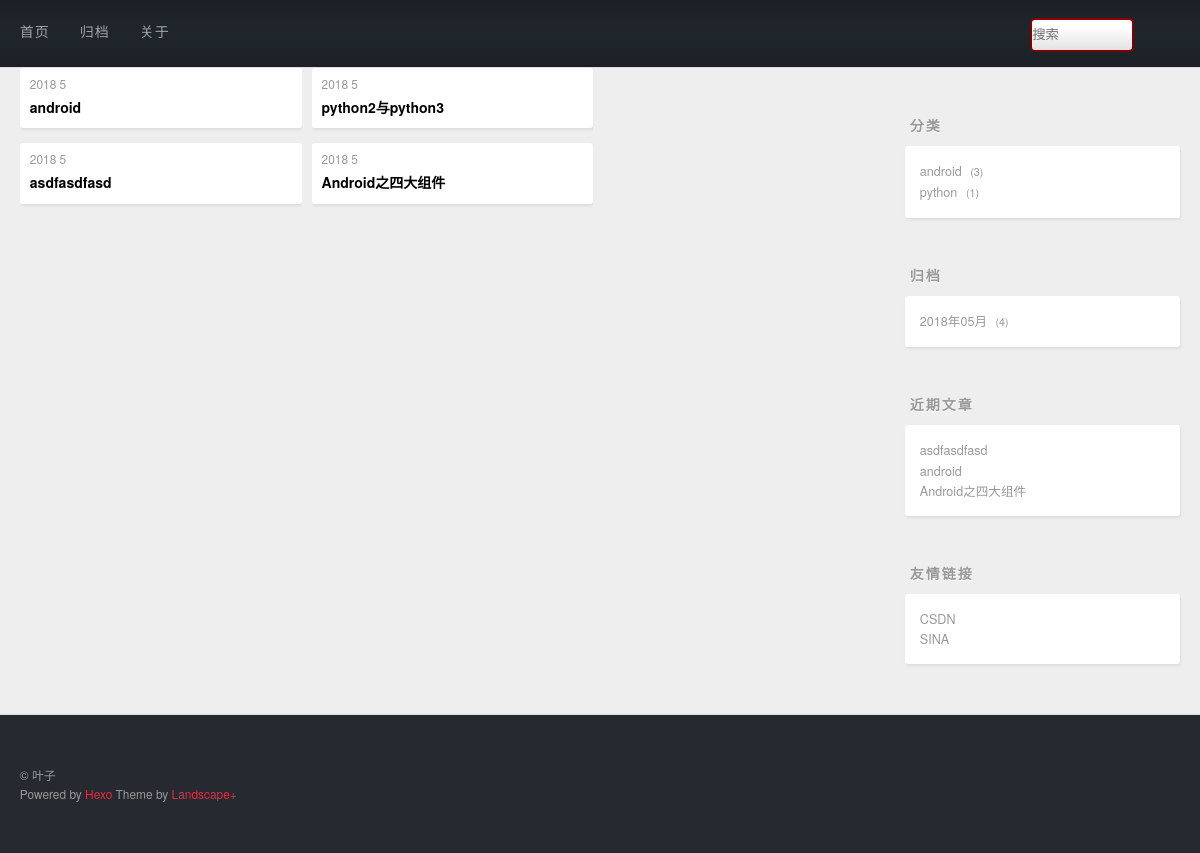
Page /archive/ on the committed database.
### post/models.py (models this page shows, shortened)
class Post(models.Model):
    title = models.CharField(max_length=100,unique=True,verbose_name='标题')
    desc = models.TextField(verbose_name='描述')
    content = models.TextField(verbose_name='内容')
    created = models.DateField(auto_now_add=True,verbose_name='创建时间')
    modified = models.DateTimeField(auto_now=True,verbose_name='修改时间')
    category = models.ForeignKey(Category,verbose_name='目录')
    tags = models.ManyToManyField(Tags,verbose_name='标签')
    class Meta:
        db_table = 't_post'
        verbose_name_plural='帖子'

### post/views.py (the view)
# urls.py: url(r'^archive/(\d{4})/(\d{2})$',views.archive_view),
def archive_view(request, year=None, month=None):
    if year and month:
        arch_posts = Post.objects.filter(created__year=year, created__month=month).order_by('-created')
    else:
        arch_posts = Post.objects.order_by('-created')
    return render(request, 'archive.html', {'arch_posts': arch_posts})

### post/contextprocessors.py (called while the page is built)
def getrightinfo(request):
    from django.db.models import Count
    cate_posts = Post.objects.values('category__cname', 'category').annotate(count=Count('*')).order_by('-count')
    from django.db import connection
    cursor = connection.cursor()
    archive_posts = cursor.execute("select created,count(*) as count from t_post group by strftime('%Y-%m',created) order by count desc")
    recent_posts = Post.objects.order_by('-id')[:3]
    return {
        'cate_posts': cate_posts,
        'recent_posts': recent_posts,
        'archive_posts':archive_posts
    }

### post/templates/archive.html
{% extends 'base.html' %}
{% block main %}
    {% if arch_posts %}
        <div class="archives">
            {% for arch_post in arch_posts %}
                <article class="archive-article archive-type-post">
                    <div class="archive-article-inner">
                        <header class="archive-article-header">
                            <a href="#" class="archive-article-date">
                                <time>{{ arch_post.created.year }} {{ arch_post.created.month }}</time>
                            </a>
                            <h1 itemprop="name">
                                <a class="archive-article-title" target="_blank"
                                   href="/post/{{ arch_post.id }}">{{ arch_post.title }}</a>
                            </h1>
                        </header>
                    </div>
                </article>
            {% endfor %}
        </div>
    {% else %}
        <div class="archives">
            无记录
        </div>
    {% endif %}
{% endblock main %}

### templates/right.html
<aside id="sidebar">
    <div class="widget-wrap">
        <h3 class="widget-title">分类</h3>
        <div class="widget">
            <ul class="category-list">
                {% for cate_post in cate_posts %}
                    <li class="category-list-item">
                        <a class="category-list-link"
                           href="/category/{{ cate_post.category }}">{{ cate_post.category__cname }}</a>
                        <span class="category-list-count">{{ cate_post.count }}</span>
                    </li>
                {% endfor %}
            </ul>
        </div>
    </div>
    <div class="widget-wrap">
        <h3 class="widget-title">归档</h3>
        <div class="widget">
            <ul class="archive-list">
                {% for archive_post in archive_posts %}
                    <li class="archive-list-item">
                        <a class="archive-list-link" href="/archive/{{ archive_post.0|date:'Y' }}/{{ archive_post.0|date:'m' }}"> {{ archive_post.0|date:'Y年m月' }} </a>
                        <span class="archive-list-count">{{ archive_post.1 }}</span>
                    </li>
                {% endfor %}
            </ul>
        </div>
    </div>
    <div class="widget-wrap">
        <h3 class="widget-title">近期文章</h3>
        <div class="widget">
            <ul>
                {% for recent_post in recent_posts %}
                    <li>
                        <a href="/post/{{ recent_post.id }}" target="_blank">{{ recent_post.title }}</a>
                    </li>
                {% endfor %}
            </ul>
        </div>
    </div>
    <div class="widget-wrap">
        <h3 class="widget-title">友情链接</h3>
        <div class="widget">
            <ul>
                <li>
                    <a href="https://blog.csdn.net/" target="_blank">CSDN</a>
                </li>
                <li>
                    <a href="http://blog.sina.com.cn/" target="_blank">SINA</a>
                </li>
            </ul>
        </div>
    </div>
</aside>

### static/css/style.css (style rules this page uses)
body { zoom: 1; width: 100%; }
body:before, body:after { content: ""; display: table; }
body:after { clear: both; }
html, body, div, span, applet, object, iframe, h1, h2, h3, h4, h5, h6, p, blockquote, pre, a, abbr, acronym, address, big, cite, code, del, dfn, em, img, ins, kbd, q, s, samp, small, strike, strong, sub, sup, tt, var, dl, dt, dd, ol, ul, li, fieldset, form, label, legend, table, caption, tbody, tfoot, thead, tr, th, td { margin: 0; padding: 0; border: 0; outline: 0; font-weight: inherit; font-style: inherit; font-family: inherit; font-size: 100%; vertical-align: baseline; }
body { line-height: 1; color: #000; background: #fff; }
ol, ul { list-style: none; }
html, body, #container { height: 100%; }
body { background: #eee; font: 14px/1.6em "寰蒋闆呴粦", "Microsoft Yahei", "Droid Sans", Helvetica Neue, Helvetica, Arial, sans-serif; -webkit-text-size-adjust: 100%; }
.article-date, .article-category-link, .archive-year, .widget-title { text-decoration: none; text-transform: uppercase; letter-spacing: 2px; color: #999; margin-bottom: 1em; margin-left: 5px; line-height: 1em; text-shadow: 0 1px #fff; font-weight: bold; }
.article-inner, .archive-article-inner { background: #fff; -webkit-box-shadow: 1px 2px 3px #ddd; box-shadow: 1px 2px 3px #ddd; -webkit-border-radius: 3px; border-radius: 3px; }
.article-entry ul, .widget ul, .article-entry ol, .widget ol, .article-entry dl, .widget dl { margin: 0 20px; line-height: 1.6em; }
.article-entry ul, .widget ul { list-style: disc; }
.archives { zoom: 1; }
.archives:before, .archives:after { content: ""; display: table; }
.archives:after { clear: both; }
.archives { -webkit-column-gap: 10px; -moz-column-gap: 10px; column-gap: 10px; }
@media screen and (min-width: 768px) { .archives { -webkit-column-count: 3; -moz-column-count: 3; column-count: 3; } }
.archive-article { -webkit-column-break-inside: avoid; page-break-inside: avoid; overflow: hidden; break-inside: avoid-column; }
.archive-article-inner { padding: 10px; margin-bottom: 15px; }
.archive-article-title { text-decoration: none; font-weight: bold; color: #000; -webkit-transition: color 0.2s; -moz-transition: color 0.2s; -o-transition: color 0.2s; -ms-transition: color 0.2s; transition: color 0.2s; line-height: 1.6em; }
.archive-article-date { color: #999; text-decoration: none; font-size: 0.85em; line-height: 1em; margin-bottom: 0.5em; display: block; }
@media screen and (min-width: 768px) { #sidebar { display: inline; float: left; width: 23.3333333333333%; margin: 0 0.8333333333333%; } }
.widget-wrap { margin: 50px 0; }
.widget { color: #777; text-shadow: 0 1px #fff; background: #fff; -webkit-box-shadow: 1px 2px 3px #ddd; box-shadow: 1px 2px 3px #ddd; padding: 15px; -webkit-border-radius: 3px; border-radius: 3px; }
.widget a { color: #999; text-decoration: none; }
.widget { line-height: 1.6em; word-wrap: break-word; font-size: 0.9em; }
.widget ul, .widget ol { list-style: none; margin: 0; }
.category-list-count, .tag-list-count, .archive-list-count { padding-left: 5px; color: #999; font-size: 0.85em; }
.category-list-count:before, .tag-list-count:before, .archive-list-count:before { content: "("; }
.category-list-count:after, .tag-list-count:after, .archive-list-count:after { content: ")"; }

### rows in the picture
Post: created.year "2018", created.month "5", title "android"
Post: created.year "2018", created.month "5", title "asdfasdfasd"
Post: created.year "2018", created.month "5", title "python2与python3"
Post: created.year "2018", created.month "5", title "Android之四大组件"

### other values in the picture
{{ cate_post.category__cname }} "android" "python"
{{ cate_post.count }} "3" "1"
{{ archive_post.0|date:'Y年m月' }} "2018年05月"
{{ archive_post.1 }} "4"
